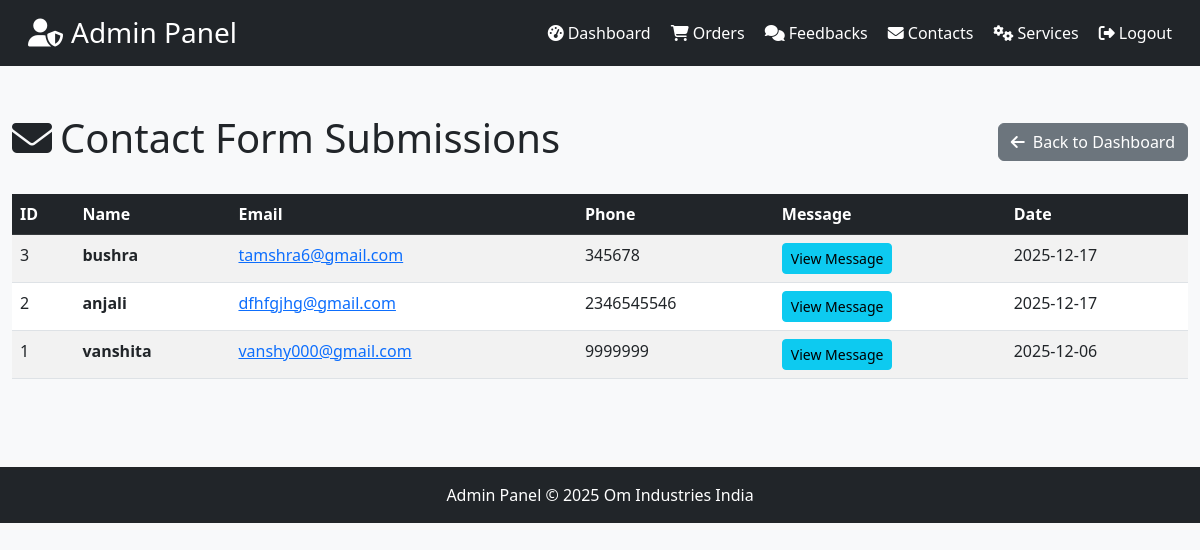
Screenshot of /admin/contacts (signed in) with the database file from the repository.
### tables this page shows
CREATE TABLE contacts (
    id INTEGER PRIMARY KEY AUTOINCREMENT,
    name TEXT NOT NULL,
    email TEXT,
    phone TEXT,
    message TEXT
, date TIMESTAMP DEFAULT CURRENT_TIMESTAMP);

### app.py (the view)
@app.route("/admin/contacts")
def admin_contacts():
    if not session.get('admin_logged_in'):
        return redirect(url_for('admin_login'))
    conn = _db_connection()
    cursor = execute_query(conn, "SELECT * FROM contacts ORDER BY date DESC")
    contacts = cursor.fetchall()
    conn.close()
    return render_template("admin/pages/contacts.html", title="Manage Contacts", contacts=contacts)

### app.py (called while the page is built)
def execute_query(conn, query, params=None):
    if USE_POSTGRES:
        cursor = conn.cursor()
        if params:
            if '?' in query:
                query = query.replace('?', '%s')
            cursor.execute(query, params)
        else:
            cursor.execute(query)
        return cursor
    else:
        if params:
            return conn.execute(query, params)
        else:
            return conn.execute(query)

### templates/admin/pages/contacts.html (shortened to what this page needs)
{% extends "admin/base_admin.html" %}
{% block content %}
<div class="container-fluid py-4">
  <div class="d-flex justify-content-between align-items-center mb-4">
    <h1><i class="fas fa-envelope me-2"></i>Contact Form Submissions</h1>
    <a href="{{ url_for('admin_dashboard') }}" class="btn btn-secondary">
      <i class="fas fa-arrow-left me-2"></i>Back to Dashboard
    </a>
  </div>
  {% if contacts %}
  <div class="table-responsive">
    <table class="table table-striped table-hover">
      <thead class="table-dark">
        <tr>
          <th>ID</th>
          <th>Name</th>
          <th>Email</th>
          <th>Phone</th>
          <th>Message</th>
          <th>Date</th>
        </tr>
      </thead>
      <tbody>
        {% for contact in contacts %}
        <tr>
          <td>{{ contact['id'] }}</td>
          <td><strong>{{ contact['name'] }}</strong></td>
          <td><a href="mailto:{{ contact['email'] }}">{{ contact['email'] }}</a></td>
          <td>{{ contact['phone'] or 'N/A' }}</td>
          <td>
            <button type="button" class="btn btn-sm btn-info" data-bs-toggle="modal" data-bs-target="#messageModal{{ contact['id'] }}">
              View Message
            </button>
          </td>
          <td>
            {% if contact['date'] %}
              {% if contact['date'] is string %}
                {{ contact['date'][:10] }}
              {% else %}
                {{ contact['date'].strftime('%Y-%m-%d') }}
              {% endif %}
            {% else %}
              N/A
            {% endif %}
          </td>
        </tr>
        {% endfor %}
      </tbody>
    </table>
  </div>
  {% else %}
  <div class="alert alert-info">
    <i class="fas fa-info-circle me-2"></i>No contact form submissions found.
  </div>
  {% endif %}
</div>
{% endblock %}

### templates/admin/base_admin.html (style rules this page uses)
body { background-color: #f8f9fa; }

### rows the page displays
contacts: id "3", name "bushra", email "tamshra6@gmail.com", phone "345678", date "2025-12-17"
contacts: id "2", name "anjali", email "dfhfgjhg@gmail.com", phone "2346545546", date "2025-12-17"
contacts: id "1", name "vanshita", email "vanshy000@gmail.com", phone "9999999", date "2025-12-06"
